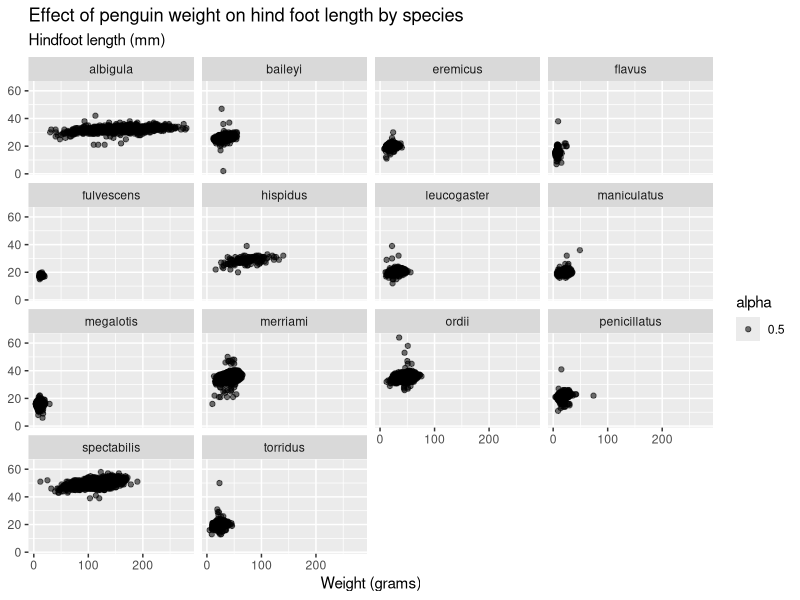

Here is the R script that generated this plot: (Note: this script raises an error after producing the figure.)
## ---- chunk 1
#| label: setup
#| message: false

library(tidyverse)

## ---- chunk 2
#| label: load-data
#| message: false

surveys <- read_csv(here::here("data", "surveys.csv"))
## ---- chunk 3
#| label: scatterplot

ggplot(data = surveys,
       mapping = aes(x = weight,
                     y = hindfoot_length,
                     alpha = 0.5
       )) +
  geom_point() +
  facet_wrap(facets = vars(species)) +
  labs(title = "Effect of penguin weight on hind foot length by species",
       subtitle = "Hindfoot length (mm)",
       x = "Weight (grams)",
       y = NULL)
## ---- chunk 4
#| label: boxplot


## ---- chunk 5
#| label: rotated-boxplot

## ---- chunk 6
#| label: anova

species_mod <- aov()

summary(species_mod)
